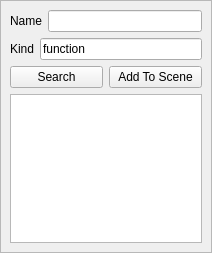
<?xml version="1.0" encoding="UTF-8"?>
<ui version="4.0">
 <class>Search</class>
 <widget class="QScrollArea" name="Search">
  <property name="geometry">
   <rect>
    <x>0</x>
    <y>0</y>
    <width>212</width>
    <height>253</height>
   </rect>
  </property>
  <property name="windowTitle">
   <string>Search</string>
  </property>
  <property name="widgetResizable">
   <bool>true</bool>
  </property>
  <widget class="QWidget" name="scrollAreaWidgetContents">
   <property name="geometry">
    <rect>
     <x>0</x>
     <y>0</y>
     <width>210</width>
     <height>251</height>
    </rect>
   </property>
   <layout class="QVBoxLayout" name="verticalLayout">
    <item>
     <layout class="QHBoxLayout" name="horizontalLayout">
      <item>
       <widget class="QLabel" name="label_2">
        <property name="text">
         <string>Name</string>
        </property>
       </widget>
      </item>
      <item>
       <widget class="QLineEdit" name="inputEdit"/>
      </item>
     </layout>
    </item>
    <item>
     <layout class="QHBoxLayout" name="horizontalLayout_2">
      <item>
       <widget class="QLabel" name="label">
        <property name="text">
         <string>Kind</string>
        </property>
       </widget>
      </item>
      <item>
       <widget class="QLineEdit" name="kindEdit">
        <property name="text">
         <string>function</string>
        </property>
       </widget>
      </item>
     </layout>
    </item>
    <item>
     <layout class="QHBoxLayout" name="horizontalLayout_3">
      <item>
       <widget class="QPushButton" name="searchButton">
        <property name="text">
         <string>Search</string>
        </property>
       </widget>
      </item>
      <item>
       <widget class="QPushButton" name="addToSceneButton">
        <property name="text">
         <string>Add To Scene</string>
        </property>
       </widget>
      </item>
     </layout>
    </item>
    <item>
     <widget class="QListWidget" name="resultList"/>
    </item>
   </layout>
  </widget>
 </widget>
 <resources/>
 <connections>
  <connection>
   <sender>inputEdit</sender>
   <signal>returnPressed()</signal>
   <receiver>searchButton</receiver>
   <slot>click()</slot>
   <hints>
    <hint type="sourcelabel">
     <x>90</x>
     <y>21</y>
    </hint>
    <hint type="destinationlabel">
     <x>62</x>
     <y>78</y>
    </hint>
   </hints>
  </connection>
  <connection>
   <sender>kindEdit</sender>
   <signal>returnPressed()</signal>
   <receiver>searchButton</receiver>
   <slot>click()</slot>
   <hints>
    <hint type="sourcelabel">
     <x>142</x>
     <y>51</y>
    </hint>
    <hint type="destinationlabel">
     <x>142</x>
     <y>74</y>
    </hint>
   </hints>
  </connection>
 </connections>
</ui>
